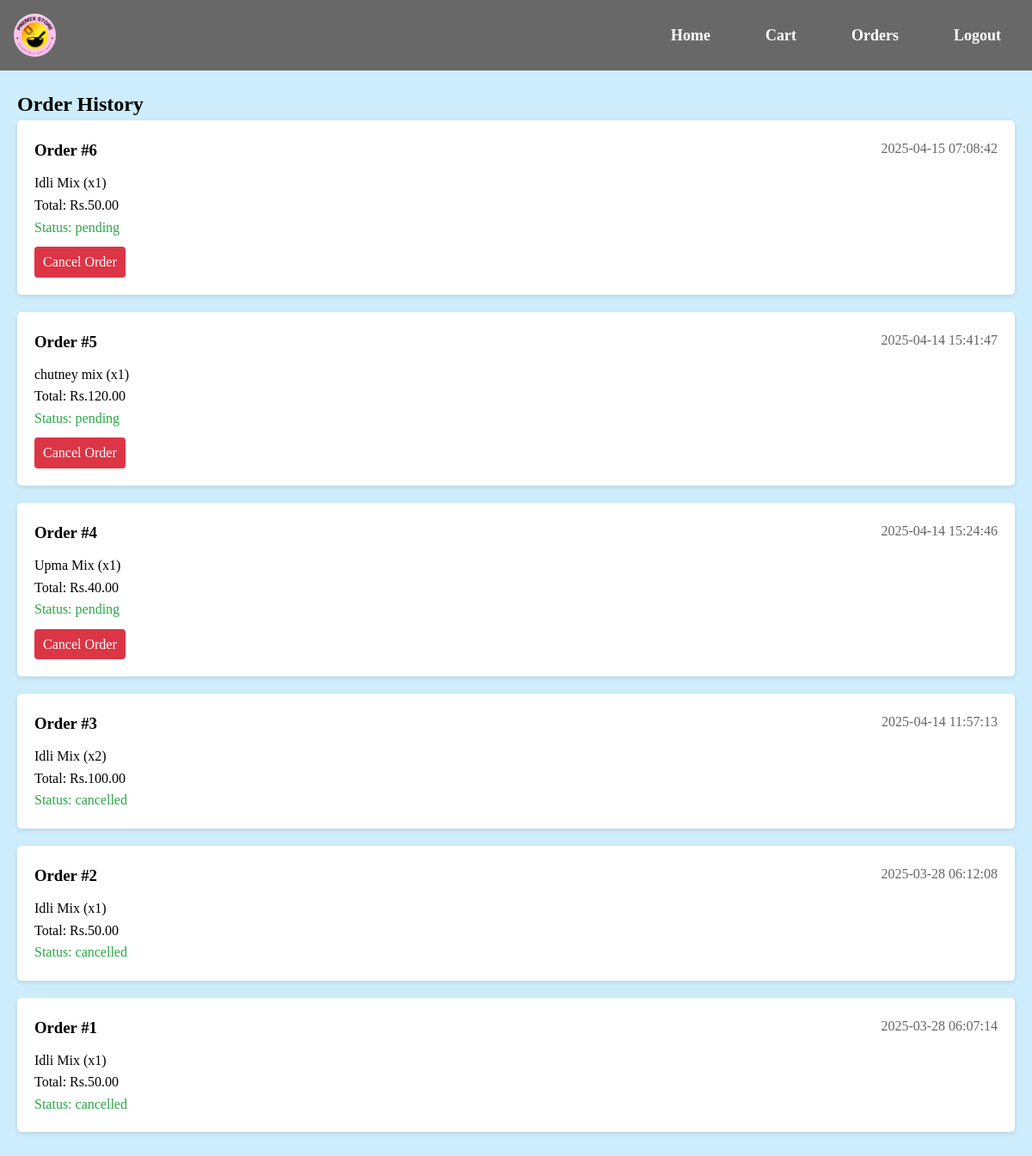
/orders (signed in), run on the app's committed database.
### tables this page shows
CREATE TABLE orders (
        id INTEGER PRIMARY KEY AUTOINCREMENT,
        user_id INTEGER NOT NULL,
        total_amount DECIMAL(10, 2) NOT NULL,
        status TEXT NOT NULL,
        shipping_address TEXT NOT NULL,
        created_at TIMESTAMP DEFAULT CURRENT_TIMESTAMP,
        FOREIGN KEY (user_id) REFERENCES users (id)
    );

### app.py (the view)
@app.route('/orders')
def orders():
    if 'user_id' not in session:
        return redirect(url_for('login'))
    conn = sqlite3.connect('ecommerce.db')
    c = conn.cursor()
    c.execute('''
        SELECT o.id, o.total_amount, o.status, o.created_at,
               GROUP_CONCAT(p.name || ' (x' || oi.quantity || ')') as items
        FROM orders o
        JOIN order_items oi ON o.id = oi.order_id
        JOIN products p ON oi.product_id = p.id
        WHERE o.user_id = ?
        GROUP BY o.id
        ORDER BY o.created_at DESC
    ''', (session['user_id'],))
    orders = c.fetchall()
    conn.close()
    for order in orders:
        update_order_status(order[0], session['user_id'])
    return render_template('orders.html', orders=orders)

### app.py (called while the page is built)
def update_order_status(order_id, user_id):
    conn = sqlite3.connect('ecommerce.db')
    c = conn.cursor()
    c.execute('''
        SELECT created_at, status
        FROM orders
        WHERE id = ? AND user_id = ?
    ''', (order_id, user_id))
    order = c.fetchone()
    if not order:
        return False  # Order not found
    created_at_str, status = order
    created_at = datetime.strptime(created_at_str, '%Y-%m-%d %H:%M:%S')
    if status == 'pending' and datetime.now() - created_at >= timedelta(hours=24):
        c.execute('''
            UPDATE orders
            SET status = 'delivered'
            WHERE id = ? AND user_id = ?
        ''', (order_id, user_id))
        conn.commit()
        conn.close()
        return True  # Status updated
    conn.close()
    return False  # Status not updated

### project/templates/orders.html
{% extends "base.html" %}
{% block content %}
<div class="orders-container">
    <h2>Order History</h2>
    {% if orders %}
        {% for order in orders %}
        <div class="order-card">
            <div class="order-header">
                <h3>Order #{{ order[0] }}</h3>
                <p class="order-date">{{ order[3] }}</p>
            </div>
            <div class="order-details">
                <p class="order-items">{{ order[4] }}</p>
                <p class="order-total">Total: Rs.{{ "%.2f"|format(order[1]) }}</p>
                <p class="order-status">Status: {{ order[2] }}</p>
            </div>
            {% if order[2] not in ['delivered', 'cancelled'] %}
            <a href="{{ url_for('cancel_order', order_id=order[0]) }}" class="cancel-button">
                Cancel Order
            </a>
            {% endif %}
        </div>
        {% endfor %}
    {% else %}
        <p>No orders found</p>
    {% endif %}
</div>
{% endblock %}

### project/static/style.css (style rules this page uses)
* { margin: 0; padding: 0; box-sizing: border-box; }
body { font-family: Arial, sans-serif; line-height: 1.6; background-color: #cdedfc; background-repeat: repeat; background-size: cover; font-family: Cambria, Cochin, Georgia, Times, 'Times New Roman', serif; }
.order-card { background-color: white; padding: 20px; margin-bottom: 20px; border-radius: 5px; box-shadow: 0 2px 5px rgba(0, 0, 0, 0.1); }
.order-header { display: flex; justify-content: space-between; margin-bottom: 10px; }
.order-date { color: #666; }
.order-status { color: #28a745; }
.cancel-button { display: inline-block; background-color: #dc3545; color: white; text-decoration: none; padding: 5px 10px; border-radius: 4px; margin-top: 10px; }

### data on the page
orders: id "6", created_at "2025-04-15 07:08:42", order "Idli Mix (x1)", total_amount "50.00", status "pending"
orders: id "5", created_at "2025-04-14 15:41:47", order "chutney mix (x1)", total_amount "120.00", status "pending"
orders: id "4", created_at "2025-04-14 15:24:46", order "Upma Mix (x1)", total_amount "40.00", status "pending"
orders: id "3", created_at "2025-04-14 11:57:13", order "Idli Mix (x2)", total_amount "100.00", status "cancelled"
orders: id "2", created_at "2025-03-28 06:12:08", order "Idli Mix (x1)", total_amount "50.00", status "cancelled"
orders: id "1", created_at "2025-03-28 06:07:14", order "Idli Mix (x1)", total_amount "50.00", status "cancelled"
